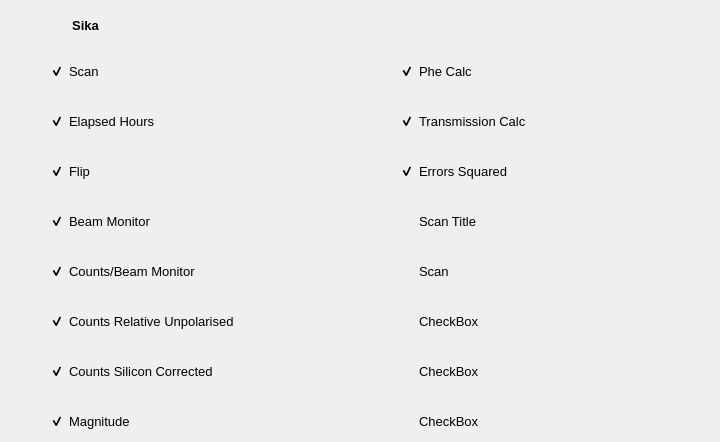
        <widget class="QWidget" name="sika_page">
         <widget class="QCheckBox" name="checkbox_magnitude_sika">
          <property name="geometry">
           <rect>
            <x>50</x>
            <y>410</y>
            <width>311</width>
            <height>23</height>
           </rect>
          </property>
          <property name="font">
           <font>
            <pointsize>10</pointsize>
           </font>
          </property>
          <property name="styleSheet">
           <string notr="true">QCheckBox {
background-color:rgb(54, 193, 193,00)
}</string>
          </property>
          <property name="text">
           <string>Magnitude</string>
          </property>
          <property name="checked">
           <bool>true</bool>
          </property>
         </widget>
         <widget class="QCheckBox" name="checkbox_scan_sika">
          <property name="geometry">
           <rect>
            <x>50</x>
            <y>60</y>
            <width>311</width>
            <height>23</height>
           </rect>
          </property>
          <property name="font">
           <font>
            <pointsize>10</pointsize>
            <weight>50</weight>
            <bold>false</bold>
           </font>
          </property>
          <property name="styleSheet">
           <string notr="true">QCheckBox {
background-color:rgb(54, 193, 193,00)
}</string>
          </property>
          <property name="text">
           <string>Scan</string>
          </property>
          <property name="checked">
           <bool>true</bool>
          </property>
         </widget>
         <widget class="QCheckBox" name="checkbox_beam_monitor_sika">
          <property name="geometry">
           <rect>
            <x>50</x>
            <y>210</y>
            <width>311</width>
            <height>23</height>
           </rect>
          </property>
          <property name="font">
           <font>
            <pointsize>10</pointsize>
           </font>
          </property>
          <property name="styleSheet">
           <string notr="true">QCheckBox {
background-color:rgb(54, 193, 193,00)
}</string>
          </property>
          <property name="text">
           <string>Beam Monitor</string>
          </property>
          <property name="checked">
           <bool>true</bool>
          </property>
         </widget>
         <widget class="QCheckBox" name="checkbox_counts_per_beam_monitor_sika">
          <property name="geometry">
           <rect>
            <x>50</x>
            <y>260</y>
            <width>311</width>
            <height>23</height>
           </rect>
          </property>
          <property name="font">
           <font>
            <pointsize>10</pointsize>
           </font>
          </property>
          <property name="styleSheet">
           <string notr="true">QCheckBox {
background-color:rgb(54, 193, 193,00)
}</string>
          </property>
          <property name="text">
           <string>Counts/Beam Monitor</string>
          </property>
          <property name="checked">
           <bool>true</bool>
          </property>
         </widget>
         <widget class="QCheckBox" name="checkbox_phe_calc_sika">
          <property name="geometry">
           <rect>
            <x>400</x>
            <y>60</y>
            <width>311</width>
            <height>23</height>
           </rect>
          </property>
          <property name="font">
           <font>
            <pointsize>10</pointsize>
           </font>
          </property>
          <property name="styleSheet">
           <string notr="true">QCheckBox {
background-color:rgb(54, 193, 193,00)
}</string>
          </property>
          <property name="text">
           <string>Phe Calc</string>
          </property>
          <property name="checked">
           <bool>true</bool>
          </property>
         </widget>
         <widget class="QCheckBox" name="checkbox_counts_relative_sika">
          <property name="geometry">
           <rect>
            <x>50</x>
            <y>310</y>
            <width>311</width>
            <height>23</height>
           </rect>
          </property>
          <property name="font">
           <font>
            <pointsize>10</pointsize>
           </font>
          </property>
          <property name="styleSheet">
           <string notr="true">QCheckBox {
background-color:rgb(54, 193, 193,00)
}</string>
          </property>
          <property name="text">
           <string>Counts Relative Unpolarised</string>
          </property>
          <property name="checked">
           <bool>true</bool>
          </property>
         </widget>
         <widget class="QCheckBox" name="checkbox_scan_title_sika">
          <property name="geometry">
           <rect>
            <x>400</x>
            <y>210</y>
            <width>311</width>
            <height>23</height>
           </rect>
          </property>
          <property name="font">
           <font>
            <pointsize>10</pointsize>
           </font>
          </property>
          <property name="styleSheet">
           <string notr="true">QCheckBox {
background-color:rgb(54, 193, 193,00)
}</string>
          </property>
          <property name="text">
           <string>Scan Title</string>
          </property>
          <property name="checked">
           <bool>false</bool>
          </property>
         </widget>
         <widget class="QCheckBox" name="checkbox_trans_calc_sika">
          <property name="geometry">
           <rect>
            <x>400</x>
            <y>110</y>
            <width>311</width>
            <height>23</height>
           </rect>
          </property>
          <property name="font">
           <font>
            <pointsize>10</pointsize>
           </font>
          </property>
          <property name="styleSheet">
           <string notr="true">QCheckBox {
background-color:rgb(54, 193, 193,00)
}</string>
          </property>
          <property name="text">
           <string>Transmission Calc</string>
          </property>
          <property name="checked">
           <bool>true</bool>
          </property>
         </widget>
         <widget class="QCheckBox" name="checkBox_26">
          <property name="geometry">
           <rect>
            <x>400</x>
            <y>310</y>
            <width>311</width>
            <height>23</height>
           </rect>
          </property>
          <property name="font">
           <font>
            <pointsize>10</pointsize>
           </font>
          </property>
          <property name="styleSheet">
           <string notr="true">QCheckBox {
background-color:rgb(54, 193, 193,00)
}</string>
          </property>
          <property name="text">
           <string>CheckBox</string>
          </property>
          <property name="checked">
           <bool>false</bool>
          </property>
         </widget>
         <widget class="QCheckBox" name="checkBox_27">
          <property name="geometry">
           <rect>
            <x>400</x>
            <y>360</y>
            <width>301</width>
            <height>23</height>
           </rect>
          </property>
          <property name="font">
           <font>
            <pointsize>10</pointsize>
           </font>
          </property>
          <property name="styleSheet">
           <string notr="true">QCheckBox {
background-color:rgb(54, 193, 193,00)
}</string>
          </property>
          <property name="text">
           <string>CheckBox</string>
          </property>
         </widget>
         <widget class="QCheckBox" name="checkbox_scan_2">
          <property name="geometry">
           <rect>
            <x>400</x>
            <y>260</y>
            <width>311</width>
            <height>23</height>
           </rect>
          </property>
          <property name="font">
           <font>
            <pointsize>10</pointsize>
            <weight>50</weight>
            <bold>false</bold>
           </font>
          </property>
          <property name="styleSheet">
           <string notr="true">QCheckBox {
background-color:rgb(54, 193, 193,00)
}</string>
          </property>
          <property name="text">
           <string>Scan</string>
          </property>
          <property name="checked">
           <bool>false</bool>
          </property>
         </widget>
         <widget class="QCheckBox" name="checkbox_errors_squared_sika">
          <property name="geometry">
           <rect>
            <x>400</x>
            <y>160</y>
            <width>311</width>
            <height>23</height>
           </rect>
          </property>
          <property name="font">
           <font>
            <pointsize>10</pointsize>
           </font>
          </property>
          <property name="styleSheet">
           <string notr="true">QCheckBox {
background-color:rgb(54, 193, 193,00)
}</string>
          </property>
          <property name="text">
           <string>Errors Squared</string>
          </property>
          <property name="checked">
           <bool>true</bool>
          </property>
         </widget>
         <widget class="QCheckBox" name="checkbox_counts_silicon_sika">
          <property name="geometry">
           <rect>
            <x>50</x>
            <y>360</y>
            <width>311</width>
            <height>23</height>
           </rect>
          </property>
          <property name="font">
           <font>
            <pointsize>10</pointsize>
           </font>
          </property>
          <property name="styleSheet">
           <string notr="true">QCheckBox {
background-color:rgb(54, 193, 193,00)
}</string>
          </property>
          <property name="text">
           <string>Counts Silicon Corrected</string>
          </property>
          <property name="checked">
           <bool>true</bool>
          </property>
         </widget>
         <widget class="QCheckBox" name="checkBox_32">
          <property name="geometry">
           <rect>
            <x>400</x>
            <y>410</y>
            <width>311</width>
            <height>23</height>
           </rect>
          </property>
          <property name="font">
           <font>
            <pointsize>10</pointsize>
           </font>
          </property>
          <property name="styleSheet">
           <string notr="true">QCheckBox {
background-color:rgb(54, 193, 193,00)
}</string>
          </property>
          <property name="text">
           <string>CheckBox</string>
          </property>
         </widget>
         <widget class="QCheckBox" name="checkbox_flip_state_sika">
          <property name="geometry">
           <rect>
            <x>50</x>
            <y>160</y>
            <width>311</width>
            <height>23</height>
           </rect>
          </property>
          <property name="font">
           <font>
            <pointsize>10</pointsize>
           </font>
          </property>
          <property name="styleSheet">
           <string notr="true">QCheckBox {
background-color:rgb(54, 193, 193,00)
}</string>
          </property>
          <property name="text">
           <string>Flip</string>
          </property>
          <property name="checked">
           <bool>true</bool>
          </property>
         </widget>
         <widget class="QCheckBox" name="checkbox_elapsed_hrs_sika">
          <property name="geometry">
           <rect>
            <x>50</x>
            <y>110</y>
            <width>311</width>
            <height>23</height>
           </rect>
          </property>
          <property name="font">
           <font>
            <pointsize>10</pointsize>
            <weight>50</weight>
            <bold>false</bold>
           </font>
          </property>
          <property name="styleSheet">
           <string notr="true">QCheckBox {
background-color:rgb(54, 193, 193,00)
}</string>
          </property>
          <property name="text">
           <string>Elapsed Hours</string>
          </property>
          <property name="checked">
           <bool>true</bool>
          </property>
         </widget>
         <widget class="QLabel" name="lbl_sika_display">
          <property name="geometry">
           <rect>
            <x>0</x>
            <y>0</y>
            <width>171</width>
            <height>51</height>
           </rect>
          </property>
          <property name="font">
           <font>
            <pointsize>10</pointsize>
            <weight>75</weight>
            <bold>true</bold>
           </font>
          </property>
          <property name="styleSheet">
           <string notr="true">QLabel {
background-color:rgb(54, 193, 193,00)
}</string>
          </property>
          <property name="text">
           <string>Sika</string>
          </property>
          <property name="alignment">
           <set>Qt::AlignCenter</set>
          </property>
          <property name="wordWrap">
           <bool>true</bool>
          </property>
         </widget>
        </widget>
